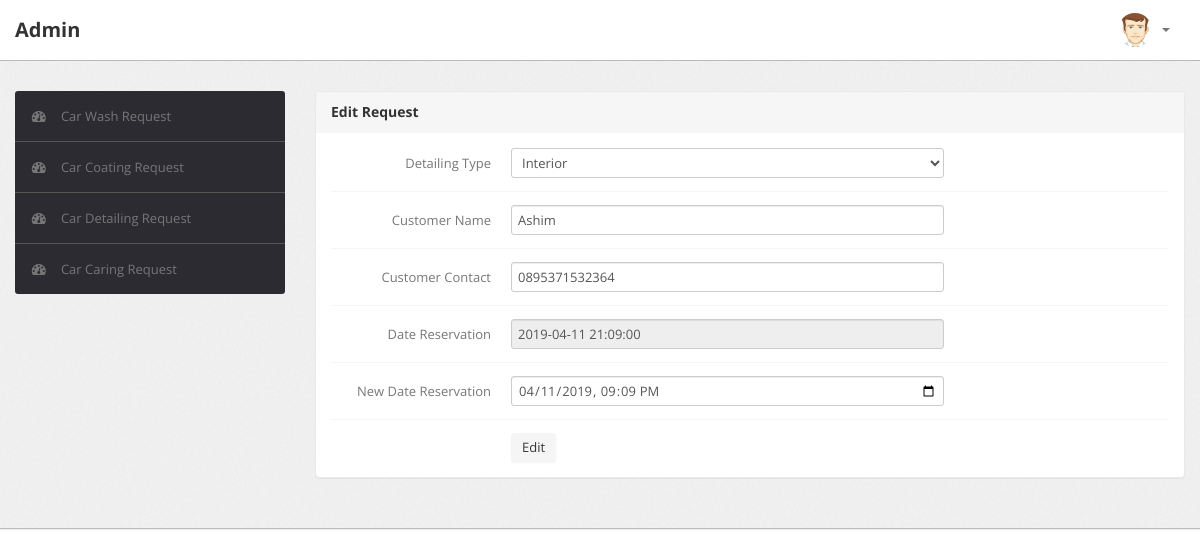
Screenshot of /admin/edit_detailing.php?id=1 with the database file from the repository.
### tables this page shows
CREATE TABLE IF NOT EXISTS `detailing` (
  `id` int(11) NOT NULL AUTO_INCREMENT,
  `type` varchar(100) NOT NULL,
  `name` varchar(100) NOT NULL,
  `no` varchar(100) NOT NULL,
  `date` datetime NOT NULL,
  `status` varchar(100) NOT NULL,
  PRIMARY KEY (`id`)
);

### admin/edit_detailing.php (the view, shortened to what this page needs)
<?php
	$id = $_GET['id'];
	require_once('db_login.php');
	$db = new mysqli($db_host, $db_username, $db_password, $db_database);
	if (!isset($_POST["submitEditWash"])){
		$queryq = " SELECT * FROM detailing WHERE id='".$id."' ";
		$resultq = $db->query( $queryq );
		if (!$resultq){
			die ("Could not query the database: <br />". $db->error);
		}else{
			while ($row = $resultq->fetch_object()){
				$id = $row->id;
				$type = $row->type;
				$name = $row->name;
				$no = $row->no;
				$date = $row->date;
			}
		}
		}
?>
<!DOCTYPE html>
<html lang="en">
<head>
	<link type="text/css" href="bootstrap/css/bootstrap.min.css" rel="stylesheet">
	<link type="text/css" href="bootstrap/css/bootstrap-responsive.min.css" rel="stylesheet">
	<link type="text/css" href="css/theme.css" rel="stylesheet">
	<link type="text/css" href="images/icons/css/font-awesome.css" rel="stylesheet">
</head>
<body>
	<div class="navbar navbar-fixed-top">
		<div class="navbar-inner">
			<div class="container">
			  	<a class="brand" href="index_admin.php">
			  		Admin
			  	</a>
				<div class="nav-collapse collapse navbar-inverse-collapse">
					<ul class="nav pull-right">
						<li><a href="#">
						</a></li>
						<li class="nav-user dropdown">
							<a href="#" class="dropdown-toggle" data-toggle="dropdown">
								<img src="images/user.png" class="nav-avatar" />
								<b class="caret"></b>
							</a>
						</li>
					</ul>
				</div>
			</div>
		</div>
	</div>
	<div class="wrapper">
		<div class="container">
			<div class="row">
				<div class="span3">
					<div class="sidebar">
						<ul class="widget widget-menu unstyled">
							<li class="active">
								<a href="index_admin.php">
									<i class="menu-icon icon-dashboard"></i>
									Car Wash Request
								</a>
							</li>
							<li>
								<a href="coating.php">
									<i class="menu-icon icon-dashboard"></i>
									Car Coating Request
								</a>
							</li>
							<li>
								<a href="detailing.php">
									<i class="menu-icon icon-dashboard"></i>
									Car Detailing Request
								</a>
							</li>
							<li>
								<a href="caring.php">
									<i class="menu-icon icon-dashboard"></i>
									Car Caring Request
								</a>
							</li>
						</ul>
					</div>
				</div>
				<div class="span9">
					<div class="content">
						<div class="module">
							<div class="module-head">
								<h3>Edit Request</h3>
							</div>
							<div class="module-body">
								<form class="form-horizontal row-fluid" role="form" method="POST" autocomplete="on" action="<?php echo htmlspecialchars($_SERVER["PHP_SELF"]);?>?id=<?php echo $id;?>" enctype="multipart/form-data">
										<div class="control-group">
											<label class="control-label" for="basicinput">Detailing Type </label>
											<div class="controls">
												<select tabindex="1" value="<?php echo $type;?>" name="type" class="span8">
													<option name="type" value="Interior"<?php if (isset($type) && $type == "Interior") echo 'selected="true"';?>>Interior</option>
												</select>
											</div>
										</div>
										<div class="control-group">
											<label class="control-label" for="basicinput">Customer Name</label>
											<div class="controls">
												<input type="text" name="name" pattern="[a-zA-Z\s]+" title="Letters only, space allowed" value="<?php echo $name;?>" class="span8 tip" required="">
											</div>
										</div>
										<div class="control-group">
											<label class="control-label" for="basicinput">Customer Contact</label>
											<div class="controls">
												<input type="text" name="no" pattern= "[0-9]+" title="Numbers only" value="<?php echo $no;?>" class="span8 tip" required="">
											</div>
										</div>
										<div class="control-group">
											<label class="control-label" for="basicinput">Date Reservation</label>
											<div class="controls">
												<input type="text" name="date" value="<?php echo $date;?>" class="span8 tip" readonly>
											</div>
										</div>
										<div class="control-group">
											<label class="control-label" for="basicinput">New Date Reservation</label>
											<div class="controls">
												<input type="datetime-local" name="date" value="<?php echo $date;?>" class="span8 tip" required="">
											</div>
										</div>
										<div class="control-group">
											<div class="controls">
												<button type="submit" name="submitEditWash" class="btn">Edit</button>
											</div>
										</div>
									</form>
							</div>
						</div>
					</div>
				</div>
			</div>
		</div>
	</div>
</body>

### admin/css/theme.css (style rules this page uses)
body { font-size: 13px; font-family: 'Open Sans', Arial, sans-serif; background: #fff; color: #777 }
h1, h2, h3, h4, h5, h6 { color: #333; margin-top: 0 }
h3 { font-size: 20px }
strong, b { color: #555 }
.wrapper { background: url(../images/bg.png) #eee; border-bottom: 1px solid #bbb; -webkit-box-shadow: 0 1px 2px rgba(0,0,0,0.1); -moz-box-shadow: 0 1px 2px rgba(0,0,0,0.1); box-shadow: 0 1px 2px rgba(0,0,0,0.1); padding: 30px 0 }
form { margin: 0 }
select, textarea, input[type="text"], input[type="password"], input[type="datetime"], input[type="datetime-local"], input[type="date"], input[type="month"], input[type="time"], input[type="week"], input[type="number"], input[type="email"], input[type="url"], input[type="search"], input[type="tel"], input[type="color"], .uneditable-input, label, input, button, select, textarea { -webkit-border-radius: 3px; -moz-border-radius: 3px; border-radius: 3px; font-size: 13px; font-family: 'Open Sans', Tahoma, Arial, sans-serif }
body [class^="icon-"], body [class*=" icon-"] { font-size: 14px; line-height: 20px; height: 20px }
.module { background: #fff; -webkit-border-radius: 3px; -moz-border-radius: 3px; border-radius: 3px; border: 1px solid #ccc; border-bottom-color: #bbb; -webkit-box-shadow: 0 0 1px rgba(0,0,0,0.2); -moz-box-shadow: 0 0 1px rgba(0,0,0,0.2); box-shadow: 0 0 1px rgba(0,0,0,0.2); margin-bottom: 30px }
.form-horizontal .control-group, .form-vertical .control-group { margin-bottom: 0 }
.form-horizontal .control-group+.control-group, .form-vertical .control-group+.control-group { margin-top: 13px; padding-top: 13px; border-top: 1px solid #f5f5f5 }
.navbar { position: static!important; margin: 0!important }
.navbar .navbar-inner { background: #fff; border-bottom: 1px solid #bbb; -webkit-box-shadow: 0 1px 2px rgba(0,0,0,0.15); -moz-box-shadow: 0 1px 2px rgba(0,0,0,0.15); box-shadow: 0 1px 2px rgba(0,0,0,0.15) }
.navbar .brand { color: #333; font-weight: bold; font-size: 20px; margin-right: 20px; padding: 20px }
.navbar .nav>li>a { padding: 20px 15px; font-weight: bold; color: #777 }
.nav-user>a { height: 20px }
.nav-avatar { width: 34px; height: 34px; margin: -7px 5px 0 0; -webkit-border-radius: 50%; -moz-border-radius: 50%; border-radius: 50% }
.btn, .btn-box { -webkit-border-radius: 3px; -moz-border-radius: 3px; border-radius: 3px }
.btn { font-size: 13px; font-weight: 600 }
.btn { display: inline-block; margin-bottom: 0; font-weight: 400; text-align: center; vertical-align: middle; cursor: pointer; background-image: none; border: 1px solid transparent; white-space: nowrap; padding: 4px 10px; font-size: 13px; line-height: 1.42857; border-radius: 4px; -webkit-user-select: none; -moz-user-select: none; -ms-user-select: none; user-select: none }
.widget-menu { background: #fff; -webkit-border-radius: 3px; -moz-border-radius: 3px; border-radius: 3px; overflow: hidden }
.widget-menu a { color: #555; display: block; line-height: 20px; padding: 15px; text-decoration: none!important }
.widget-menu .menu-icon { margin-right: 10px; color: #767676; -webkit-transition: all .2s ease-in-out; -moz-transition: all .2s ease-in-out; transition: all .2s ease-in-out; }
.widget-menu>li+li { border-top: 1px solid #555 }
.widget-menu>li>a { background-color: #2d2b32; color: #767676; -webkit-transition: all .2s ease-in-out; -moz-transition: all .2s ease-in-out; transition: all .2s ease-in-out; }
.module { box-shadow: 0 0 3px rgba(0,0,0,.1); border-color: #e9e9e9; margin-bottom: 20px; background-color: #fff; border-radius: 4px; -webkit-box-shadow: 0 1px 1px rgba(0,0,0,.05); box-shadow: 0 1px 1px rgba(0,0,0,.05); }
.module-head { color: #767676; background-color: #f6f6f6; border-color: #e9e9e9; padding: 10px 15px; border-bottom: 1px solid transparent; border-top-right-radius: 3px; border-top-left-radius: 3px; }
.module-head h3 { font-size: 14px; line-height: 20px; height: 20px; margin: 0 }
.module-body { padding: 15px }

### rows the page displays
detailing: type "Interior", name "Ashim", no "0895371532364", date "2019-04-11 21:09:00", date "04/11/2019 21:09"
